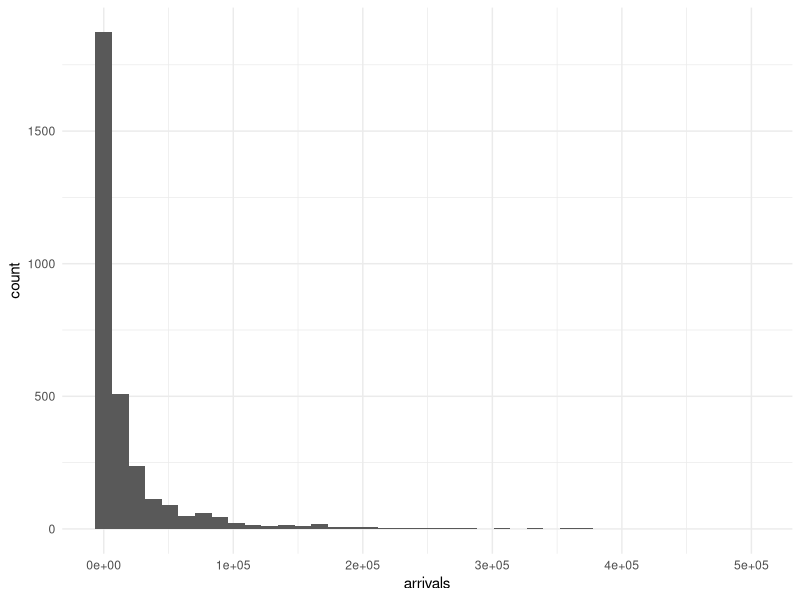
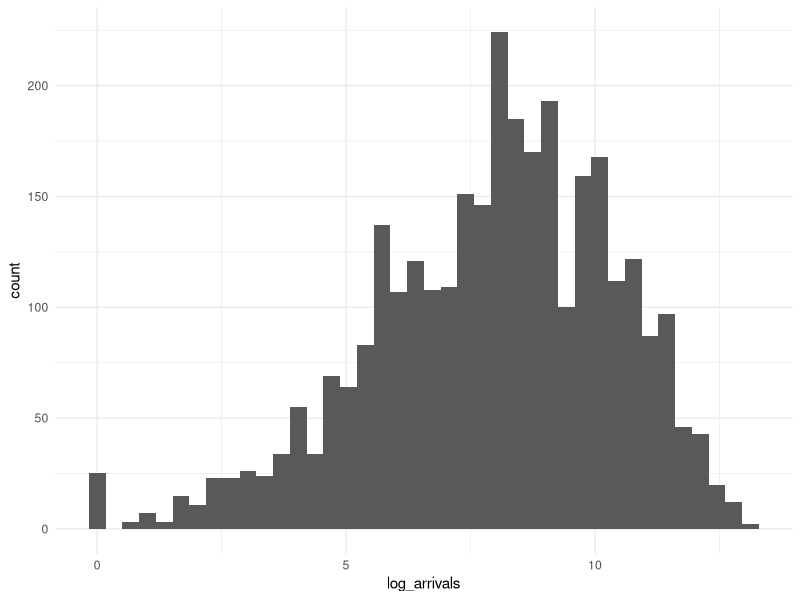
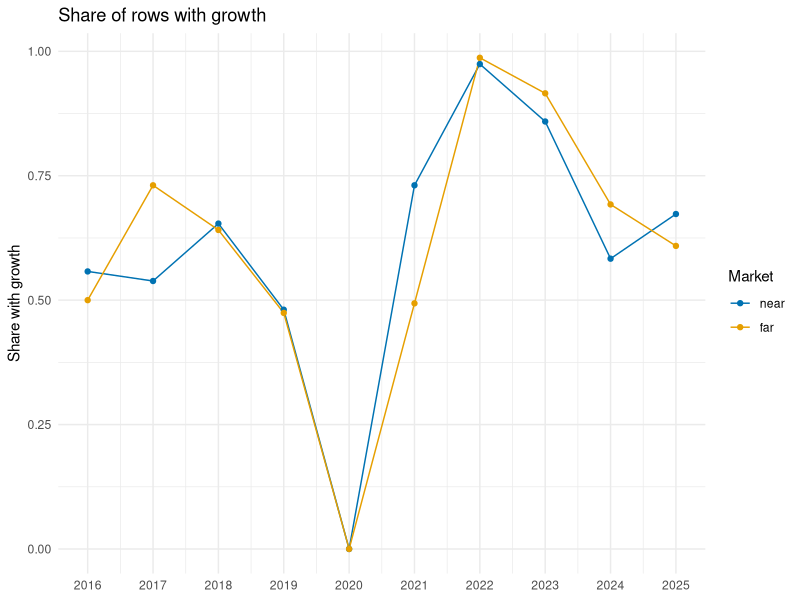
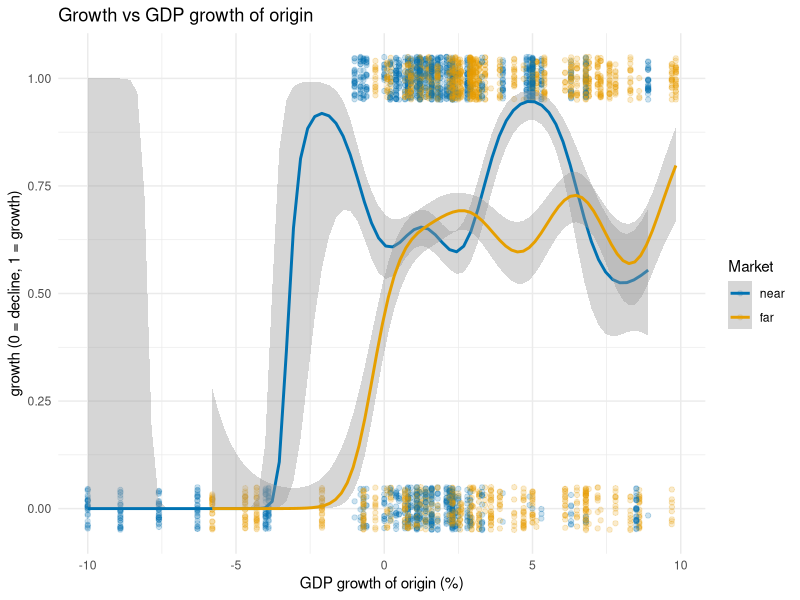
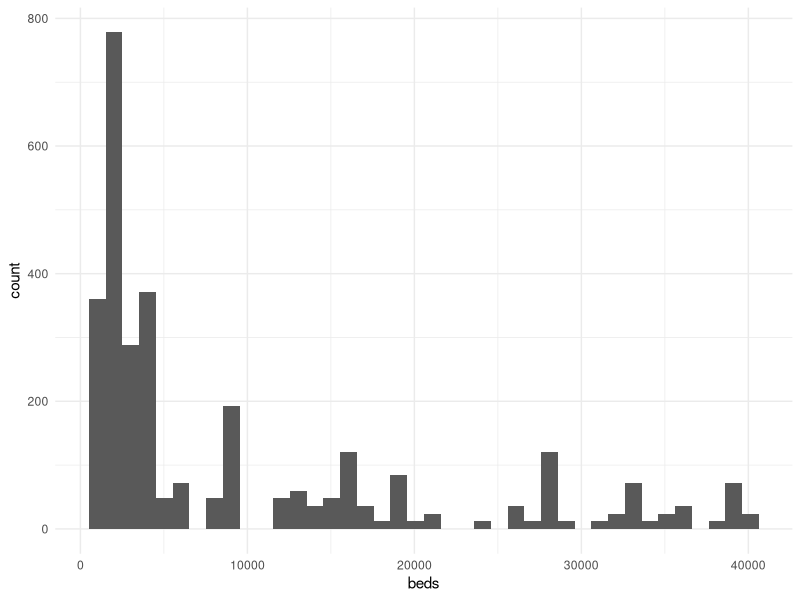
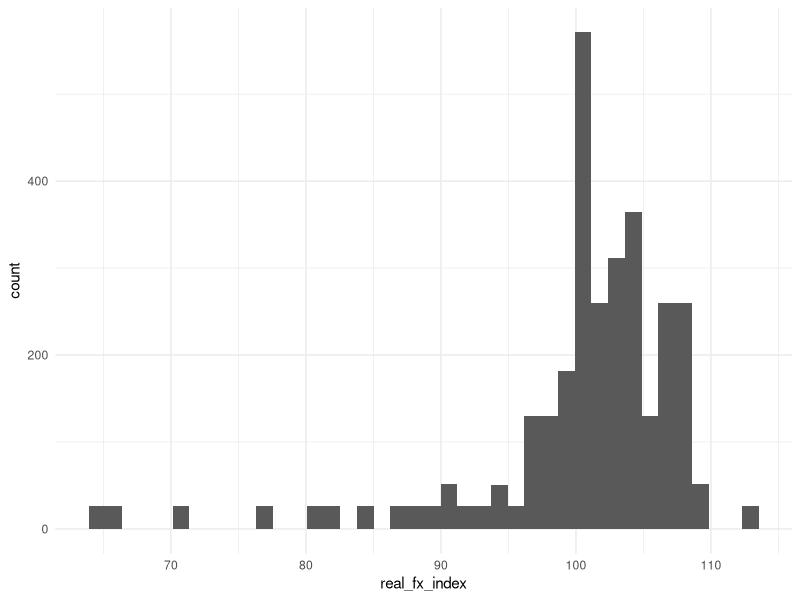
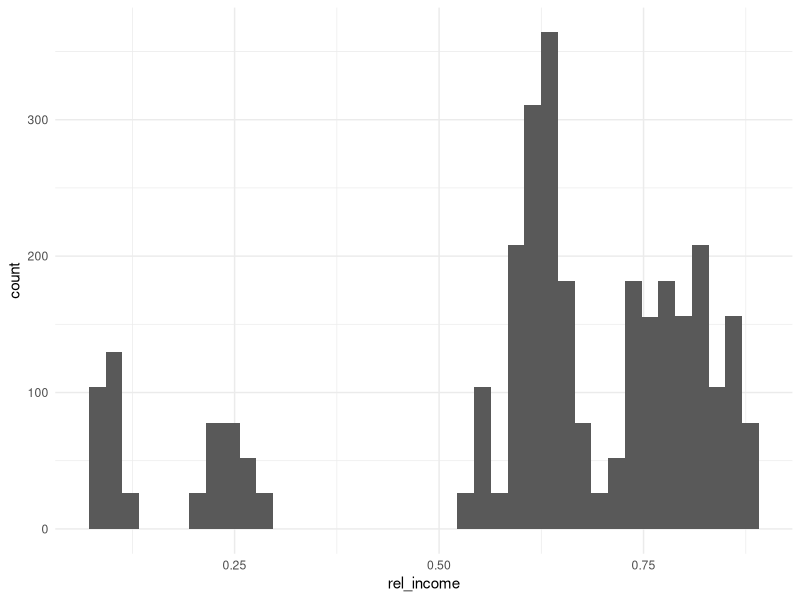
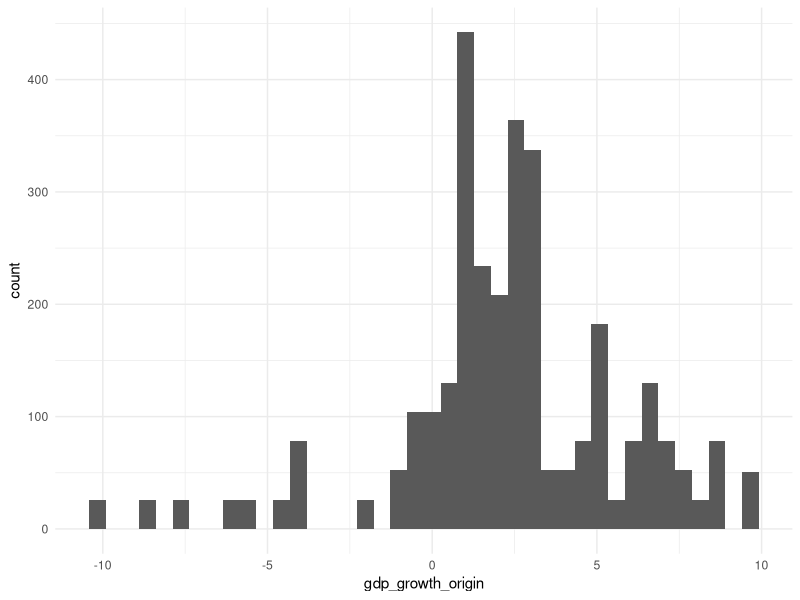

The R source for these figures, in order:
# Data preparation and EDA

#packages
library(readr)
library(dplyr)
library(ggplot2)
library(tidyr)  
library(car) 

#minimal theme
theme_set(
  theme_minimal(base_size = 11) +
    theme(plot.caption = element_text(hjust = 0.5))
)

#colors for plots
group_cols <- c(near = "#0072B2", far = "#E69F00")   # colorblind safe

# ---------------------------------load data-----------------------------------

hotel <- read_csv("data/processed/swiss_hotel_panel.csv", show_col_types = FALSE)


# --------------------------------check data-----------------------------------

dim(hotel)             # 3120 rows = 26 cantons x 12 markets x 10 years
str(hotel)             # canton, origin_country, origin_group, covid_period are text
colSums(is.na(hotel))  # arrivals: 2 NA (hidden by the BFS)
                       # avg_stay: 27 NA, growth: 4 NA

hotel |> filter(is.na(arrivals)) |> select(year, canton, origin_country)
# Appenzell Innerrhoden, GCC and South Korea, 2022: no response, so we drop them

hotel <- hotel |> filter(!is.na(arrivals))

#factor text columns
hotel <- hotel |>
  mutate(
    canton         = factor(canton),
    origin_country = factor(origin_country),
    origin_group   = factor(origin_group, levels = c("near", "far")),
    covid_period   = factor(covid_period, levels = c("pre", "during", "post"))
  )

# ---------------------------check response: arrivals--------------------------

summary(hotel$arrivals)
ggplot(hotel, aes(arrivals)) + geom_histogram(bins = 40)
# very right-skewed amount: needs a log

sum(hotel$arrivals == 0, na.rm = TRUE)
# 25 zeros: log(0) = -Inf, so we use log1p = log(arrivals + 1)

hotel <- hotel |> mutate(log_arrivals = log1p(arrivals))

ggplot(hotel, aes(log_arrivals)) + geom_histogram(bins = 40)   # more symmetric

# ---------------------------check response: growth----------------------------
# binary response of GLM and SVM
# 1 = more arrivals than the year before, 0 = fewer

hotel |> filter(is.na(growth)) |> select(year, canton, origin_country)
# Appenzell Innerrhoden, GCC and South Korea, 2023: no 2022 value to compare with
# arrivals are valid, so these rows stay for the LM and GAM;
# the SVM drops them (3116 rows), glm() drops them automatically

growth.data <- hotel |> filter(!is.na(growth))

mean(growth.data$growth)
# about 60 % growth: classes not balanced

#eda growth: share of rows with growth per year, near vs far
growth.data |>
  group_by(year, origin_group) |>
  summarise(share = mean(growth), .groups = "drop") |>
  ggplot(aes(year, share, colour = origin_group)) +
  geom_line() +
  geom_point() +
  scale_colour_manual(values = group_cols) +
  scale_x_continuous(breaks = 2016:2025) +   # whole years only
  labs(title = "Share of rows with growth", x = NULL, y = "Share with growth",
       colour = "Market")
# no growth anywhere in 2020, almost all rows grew in 2022
# before covid about 47-73%: in normal years some cantons grow, others decline

#eda growth vs GDP growth of origin
# binomial smoother, so the curve stays between 0 and 1
ggplot(growth.data, aes(gdp_growth_origin, growth, colour = origin_group)) +
  geom_jitter(height = 0.05, alpha = 0.2) +
  geom_smooth(method = "gam", formula = y ~ s(x), method.args = list(family = binomial)) +
  scale_colour_manual(values = group_cols) +
  labs(title = "Growth vs GDP growth of origin", x = "GDP growth of origin (%)",
       y = "growth (0 = decline, 1 = growth)", colour = "Market")
# strong GDP drop (below about -4 % near, -1 % far): no growth,
# above that no clear direction

# ----------------------------check predictors---------------------------------

#check levels
unique(hotel$origin_group)    # near, far
unique(hotel$covid_period)    # pre, during, post
unique(hotel$canton)          # 26 cantons
unique(hotel$origin_country)  # 12 markets

#check continuous predictor: beds
summary(hotel$beds)
ggplot(hotel, aes(beds)) + geom_histogram(bins = 40)
# right-skewed, no zeros: use log

hotel <- hotel |> mutate(log_beds = log(beds))

#check continuous predictor: real exchange-rate index
summary(hotel$real_fx_index)
ggplot(hotel, aes(real_fx_index)) + geom_histogram(bins = 40)
# left-skewed: few low values from weak currencies

#check continuous predictor: relative income
summary(hotel$rel_income)
ggplot(hotel, aes(rel_income)) + geom_histogram(bins = 40)

#check continuous predictor: GDP growth in origin country
summary(hotel$gdp_growth_origin)
ggplot(hotel, aes(gdp_growth_origin)) + geom_histogram(bins = 40)

#eda origin
country_order <- hotel |>
  group_by(origin_group, origin_country) |>
  summarise(med = median(log_arrivals), .groups = "drop") |>
  arrange(desc(origin_group), med) |>
  pull(origin_country)

hotel |>
  mutate(origin_country = factor(origin_country, levels = country_order)) |>
  ggplot(aes(log_arrivals, origin_country, fill = origin_group)) +
  geom_boxplot(outlier.size = 1) +
  scale_fill_manual(values = group_cols) +
  labs(x = "log(arrivals)", y = NULL, fill = "Market")

# median arrivals per canton and year for Germany (largest market)
med.germany <- median(hotel$arrivals[hotel$origin_country == "Germany"])
med.germany

#eda canton
hotel |>
  group_by(canton, origin_group) |>
  summarise(med = median(log_arrivals), .groups = "drop") |>
  pivot_wider(names_from = origin_group, values_from = med) |>
  mutate(canton = reorder(canton, near)) |>
  ggplot(aes(y = canton)) +
  geom_segment(aes(x = far, xend = near, yend = canton), colour = "grey50") +
  geom_point(aes(x = near, colour = "near"), size = 2.5) +
  geom_point(aes(x = far,  colour = "far"),  size = 2.5) +
  scale_colour_manual(values = group_cols) +
  labs(x = "Median log(arrivals) per market", y = NULL, colour = "Market")

#eda time
national <- hotel |>
  group_by(year, origin_country, origin_group) |>
  summarise(arrivals = sum(arrivals), .groups = "drop") |>
  group_by(origin_country) |>
  mutate(index = 100 * arrivals / arrivals[year == 2019]) |>
  ungroup()

ggplot(national, aes(year, index, group = origin_country, colour = origin_group)) +
  geom_hline(yintercept = 100, linetype = 2, colour = "grey50") +
  geom_line(alpha = 0.8) +
  geom_point(size = 0.8) +
  scale_colour_manual(values = group_cols) +
  scale_x_continuous(breaks = 2016:2025) +
  labs(x = NULL, y = "National arrivals (2019 = 100)", colour = "Market")

ggplot(national, aes(year, index, colour = origin_group)) +
  geom_hline(yintercept = 100, linetype = 2, colour = "grey50") +
  geom_line() +
  geom_point(size = 0.8) +
  facet_wrap(~ origin_country) +
  scale_colour_manual(values = group_cols) +
  scale_x_continuous(breaks = 2020) +
  labs(x = NULL, y = "National arrivals (2019 = 100)", colour = "Market")

#eda fx
ggplot(hotel, aes(real_fx_index, log_arrivals, colour = origin_group)) +
  geom_point(alpha = 0.15, size = 0.7) +
  geom_smooth(method = "gam", formula = y ~ s(x)) +
  scale_colour_manual(values = group_cols) +
  labs(x = "Real exchange-rate index (2016 = 100)", y = "log(arrivals)", colour = "Market")

#eda gd growth
ggplot(hotel, aes(gdp_growth_origin, log_arrivals, colour = origin_group)) +
  geom_point(alpha = 0.15, size = 0.7) +
  geom_smooth(method = "gam", formula = y ~ s(x)) +
  scale_colour_manual(values = group_cols) +
  labs(x = "Real GDP growth of origin country (%)", y = "log(arrivals)", colour = "Market")

#eda beds
ggplot(hotel, aes(log_beds, log_arrivals, colour = origin_group)) +
  geom_point(alpha = 0.15, size = 0.7) +
  geom_smooth(method = "gam", formula = y ~ s(x)) +
  scale_colour_manual(values = group_cols) +
  labs(x = "log(hotel beds in canton)", y = "log(arrivals)", colour = "Market")

# ----------------------predictors collinearity check---------------------------

lm.vif <- lm(log_arrivals ~ canton + origin_country + year + real_fx_index +
               log_beds + rel_income + gdp_growth_origin,
             data = hotel)
vif(lm.vif)
#log_beds collinear with canton
#rel_income collinear with origin_country
#gdp_growth_origin and real_fx_index ok
